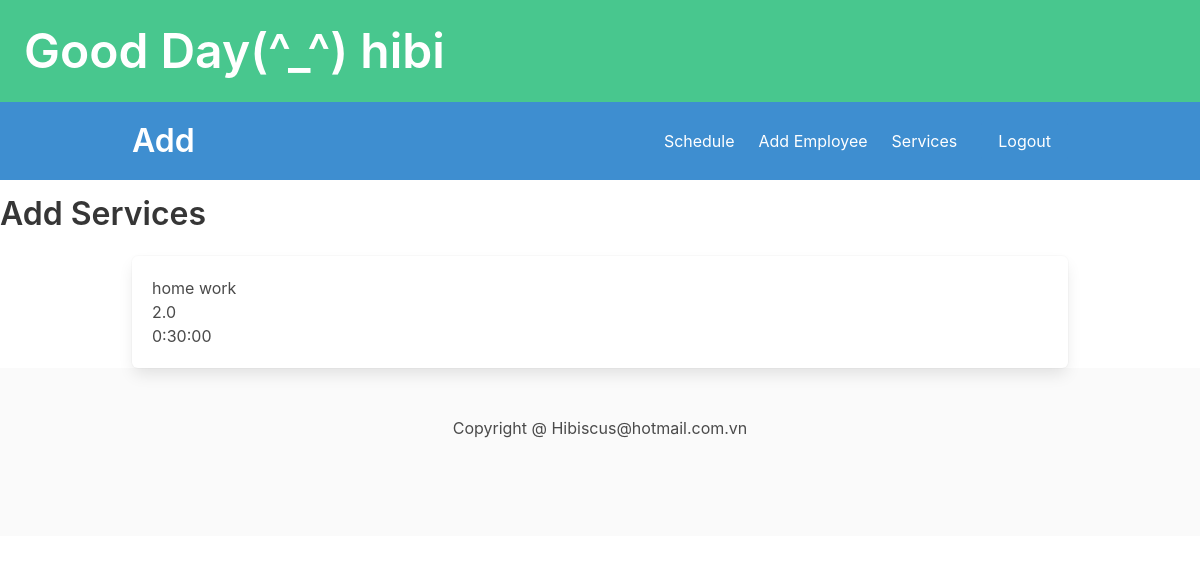
Page /ledger/services/ (signed in) on the earlier database version.
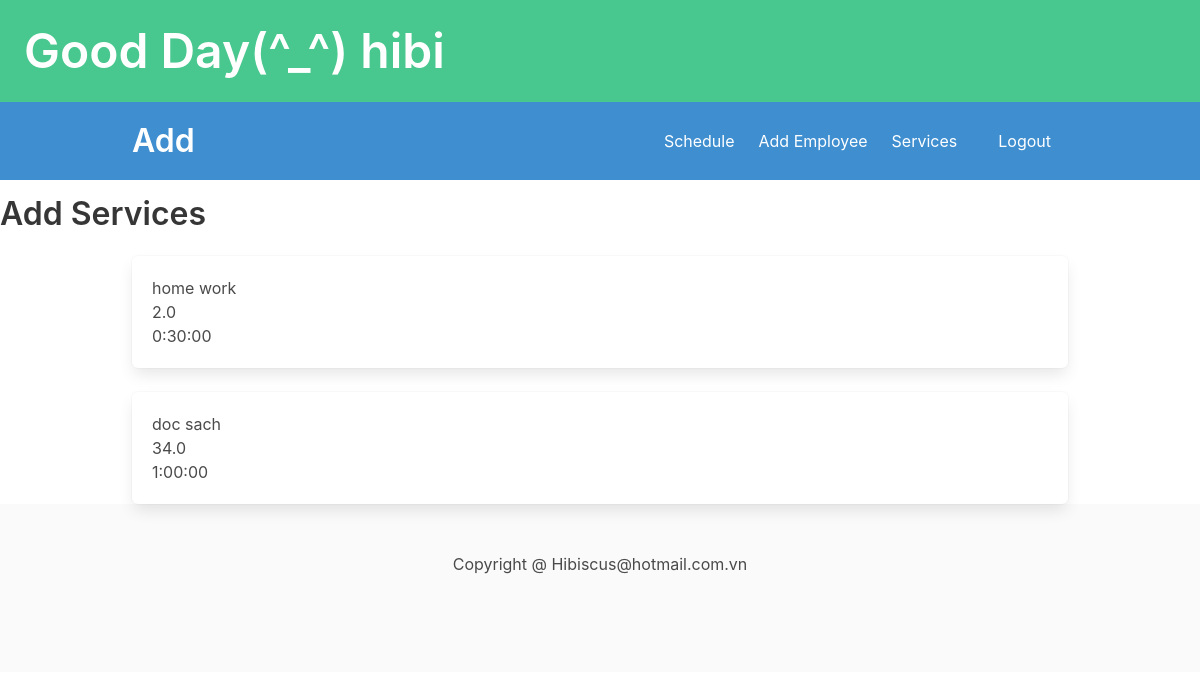
Same page on the later database version.
### ledger/models.py (models this page shows, shortened)
class Service(models.Model):
    service = models.CharField(max_length=30)
    price = models.FloatField()
    time_perform = models.DurationField()
    owner = models.ForeignKey(settings.AUTH_USER_MODEL, on_delete=models.CASCADE)

### ledger/views.py (the view)
# urls.py: path('ledger/services/', AllServices.as_view(), name="services"),
class AllServices(LoginRequiredMixin, ListView):
    template = 'ledger/list_services.html'
    def get(self, request):
        serv = Service.objects.filter(owner=request.user)
        cont = {'dvu': serv}
        return render(request, self.template, cont)

### ledger/templates/ledger/list_services.html
{% extends 'base.html' %}
{% block nutChinh %}
<a class="navbar-item" href="{% url 'ledger:add_service' %}"><h1 class='title'>Add</h1></a>
{% endblock nutChinh %}
{% block headding %}
<h1 class="title">Add Services</h1>
{% endblock headding %}
{% block content %}
{% if dvu %}
{% for ser in dvu %}
<div class='box'>
    <div>{{ ser.service }}<br>{{ser.price}}</div>
    <span>{{ ser.time_perform }}</span>
</div>
{% endfor %}
{% else %}
<div>
    Please Add Service you serv
</div>
{% endif %}
{% endblock content %}

Differences in the rows shown:
added Service: service "doc sach", price "34.0", time_perform "1:00:00"
